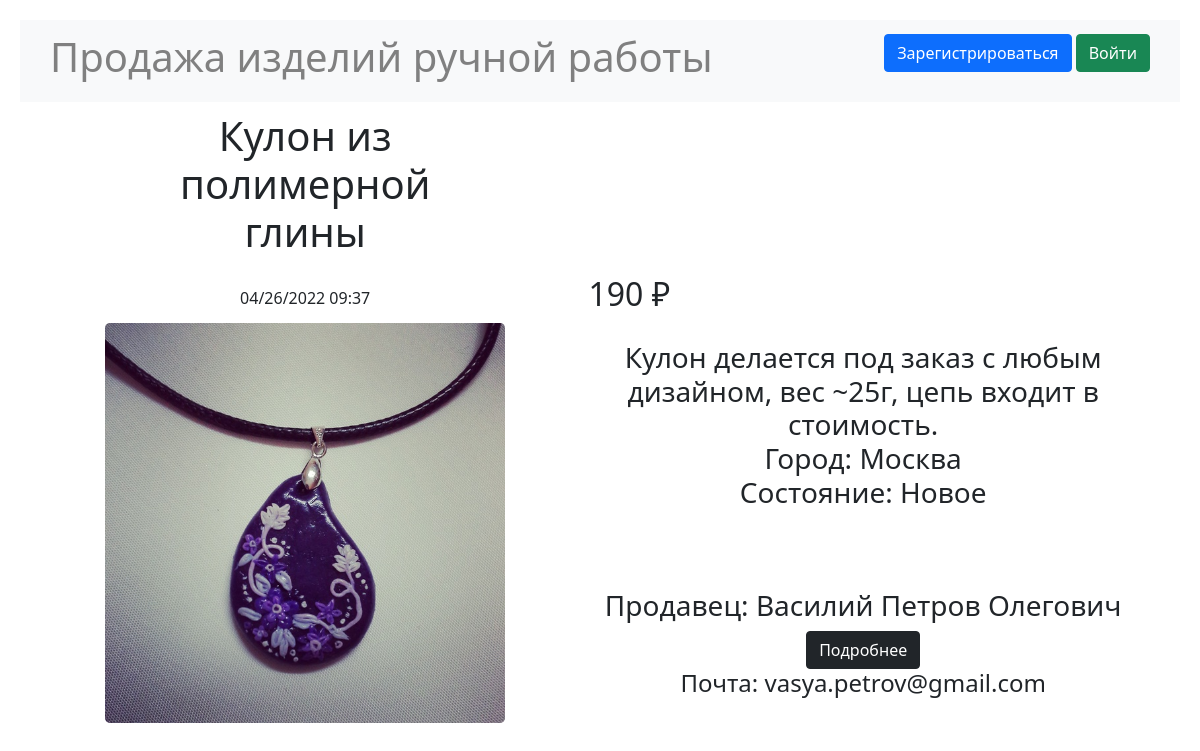
Screenshot of /ad/details/4 with the database file from the repository.
### data/ads.py (models this page shows)
class Ad(SqlAlchemyBase, SerializerMixin):
    __tablename__ = 'ads'
    id = sqlalchemy.Column(sqlalchemy.Integer,
                           primary_key=True, autoincrement=True)
    user_id = sqlalchemy.Column(sqlalchemy.Integer,
                                sqlalchemy.ForeignKey("users.id"))
    title = sqlalchemy.Column(sqlalchemy.String, nullable=True)
    content = sqlalchemy.Column(sqlalchemy.String, nullable=True)
    price = sqlalchemy.Column(sqlalchemy.Integer, nullable=True)
    filename = sqlalchemy.Column(sqlalchemy.String, nullable=True)
    created_date = sqlalchemy.Column(sqlalchemy.DateTime,
                                     default=datetime.datetime.now)
    is_sold = sqlalchemy.Column(sqlalchemy.Boolean, default=False)
    material = sqlalchemy.Column(sqlalchemy.String, nullable=True)
    condition = sqlalchemy.Column(sqlalchemy.String, nullable=True)
    user = orm.relation('User')

### data/users.py (models this page shows, shortened)
class User(SqlAlchemyBase, UserMixin, SerializerMixin):
    __tablename__ = 'users'
    id = sqlalchemy.Column(sqlalchemy.Integer,
                           primary_key=True, autoincrement=True)
    name = sqlalchemy.Column(sqlalchemy.String, nullable=True)
    surname = sqlalchemy.Column(sqlalchemy.String, nullable=True)
    patronymic = sqlalchemy.Column(sqlalchemy.String, nullable=True)
    city = sqlalchemy.Column(sqlalchemy.String, nullable=True)
    age = sqlalchemy.Column(sqlalchemy.Integer, nullable=True)
    email = sqlalchemy.Column(sqlalchemy.String,
                              index=True, unique=True, nullable=True)
    about = sqlalchemy.Column(sqlalchemy.String, nullable=True)
    hashed_password = sqlalchemy.Column(sqlalchemy.String, nullable=True)
    created_date = sqlalchemy.Column(sqlalchemy.DateTime,
                                     default=datetime.datetime.now)
    ads = orm.relation("Ad", back_populates='user')

### main.py (the view)
@app.route("/ad/details/<int:ad_id>")
def ad_details(ad_id):
    db_sess = db_session.create_session()
    ad = db_sess.query(Ad).filter(Ad.id == ad_id).first()
    return render_template("ad_details.html", ad=ad,
                           title=f"Обзор товара")

### data/db_session.py (called while the page is built)
def create_session() -> Session:
    global __factory
    return __factory()

### functions.py (called while the page is built)
def get_utc(city_to_find):
    with open('db/cities_utc.csv', encoding="utf8") as csvfile:
        reader = csv.reader(csvfile, delimiter=';', quotechar='"')
        for city, utc in reader:
            if city == city_to_find and city != "Город":
                return int(utc)
    return 0

### main.py (called while the page is built)
@app.template_filter('change_time')
def change_time(time, city):
    return time + datetime.timedelta(hours=get_utc(city))

### templates/ad_details.html (shortened to what this page needs)
{% extends "base.html" %}
{% block content %}
{% set i, item = ad.id, ad %}
<table>
    <tr>
        <td align="center" style="padding: 10px 80px;" ><h1>{{ ad.title }}</h1></td>
    </tr>
    <tr>
        <td align="center">
            {{ (ad.created_date |
            change_time(current_user.city)).strftime("%m/%d/%Y %H:%M") }}
        </td>
        <td align="left" style="padding-left: 20px;"><h2>{{ad.price}} ₽</h2>
        </td>
    </tr>
    <tr>
        <td align="center">
            <a data-bs-toggle="modal" data-bs-target="#Modal{{ad.id}}">
                <img class="add_img rounded-3" alt="Изображение товара"
                     src="/static/img/{{ad.filename}}" width="400">
            </a>
        </td>
        <td align="center">
            <div><h3>{{ ad.content }}<br>
                Город: {{ ad.user.city }}<br>
                Состояние: {{ ad.condition }}</h3></div>
            <div align="bottom" style="margin-top: 80px">
                <h3>Продавец: {{ ad.user.name }} {{ ad.user.surname }}
                    {{ ad.user.patronymic }} </h3>
                <div align="center"><a href="/user/{{ad.user.id}}/active">
                    <button type="button" class="btn btn-dark">Подробнее
                    </button>
                </a></div>
                <h4>Почта: {{ad.user.email}}</h4>
            </div>
        </td>
    </tr>
</table>
{% endblock %}

### static/css/base.css (style rules this page uses)
body { margin: 20px; }

### rows the page displays
Ad: title "Кулон из полимерной глины", created_date "04/26/2022 09:37", price "190", filename (picture), content "Кулон делается под заказ с любым дизайном, вес ~25г, цепь входит в стоимость.", condition "Новое"
User: user.city "Москва", user.name "Василий", user.surname "Петров", user.patronymic "Олегович", user.email "vasya.petrov@gmail.com"
